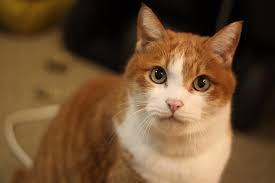
#> input picture opencv_study/images/cat.png, 275 x 183 px, found by its file name
$ python self_example.py
#> lines starting #> are read from the running program, lines starting #| are printed output that depends on the picture; after the words box and inside, x2 and y2 are one past the last pixel; in counts of white or black regions, pixels touching at a corner belong together
'''
문제 1.
surfer.png 를 읽어서 좌우 반전시킨 뒤 화면에 출력하세!
'''

import cv2

# [8 lines of commented-out code are left out]

'''
문제 2.
dog.png 를 읽어서 세로 길이를 200px 기준으로 비율을 유지하며 리사이즈한 뒤 저장하세요.
(힌트: 오늘 실습에서는 가로 기준이었는데, 이번엔 세로 기준입니다)

'''
# 읽기
# 리사이즈
# 저장
# 보여주기

# 읽기, 복사
# img = cv2.imread("opencv_study/images/dog.png")
# copy_img = img.copy()

# 리사이즈 / resize(파일, (가로,세로))

# print(copy_img.shape)

# y, x, channel = copy_img.shape
# ratio = 200/y

# size = (int(y*ratio), int(x*ratio))

# resize = cv2.resize(copy_img, (size[1],size[0]))

# cv2.imwrite("opencv_study/images/resize_dog.png", resize)


'''
문제 3.
cat.png 를 읽어서 아래 순서대로 처리한 뒤 result_cat.png 로 저장하세요.

가로 150px 비율 유지 리사이즈
흑백 변환
GaussianBlur 적용 (7, 7)
threshold 적용 (기준값 100, THRESH_BINARY)


'''
# 읽기 imread
# 리사이즈 resize
# 흑백변환 cvtColor
# 블러처리 GaussianBlur
# 경계설정 threshold
# 저장 imwrite

# 읽기
img = cv2.imread("opencv_study/images/cat.png")
#> img is the input picture: shape (183, 275, 3); mean B, G, R 50.4, 80.4, 110
copy_img = img.copy()
print(copy_img.shape)
#| (183, 275, 3)

# 리사이즈
y, x, channel = copy_img.shape
#> y = 183; x = 275; channel = 3
ratio = 150/x
#> ratio = 0.545
size = ( int(ratio*x), int(ratio*y))
#> size = (150, 99)
print(size)
#| (150, 99)
cut = cv2.resize(copy_img, size)


# 흑백변환
gray = cv2.cvtColor(cut, cv2.COLOR_BGR2GRAY)
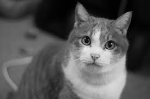
#> gray: shape (99, 150); min 0, max 233, mean 85.7


# 블러처리
blur = cv2.GaussianBlur(gray, (7,7), 0)
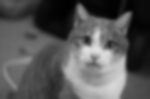
#> blur: shape (99, 150); min 1, max 225, mean 85.8

# 경계설정
_r, thresh = cv2.threshold(blur, 100, 255, cv2.THRESH_BINARY)
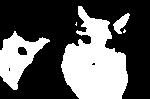
#> thresh: shape (99, 150); 36.3% white; 5 white regions (2 under 20 px), largest, box (x1, y1, x2, y2) and area: (61, 6, 128, 99) 3841, (0, 31, 50, 90) 1373, (113, 13, 130, 34) 168

# 저장
cv2.imwrite("opencv_study/images/q3.png",thresh)

#확인
confirm = cv2.imread("opencv_study/images/q3.png")
cv2.imshow("confrim", confirm)
cv2.waitKey(0)


'''
문제 4.
dog.png 를 읽어서 상하좌우 동시 반전 후 흑백 변환까지 한 뒤 화면에 출력하세요.

'''

'''
문제 5. (도전)
surfer.png 를 읽어서

가로를 320px로 비율 유지 리사이즈
GaussianBlur (5, 5) 로 노이즈 제거
threshold를 THRESH_BINARY_INV 로 적용 (기준값 150)
결과를 원본과 나란히 imshow 로 동시에 띄우기 (창 이름을 각각 "원본", "결과" 로 설정)

'''
